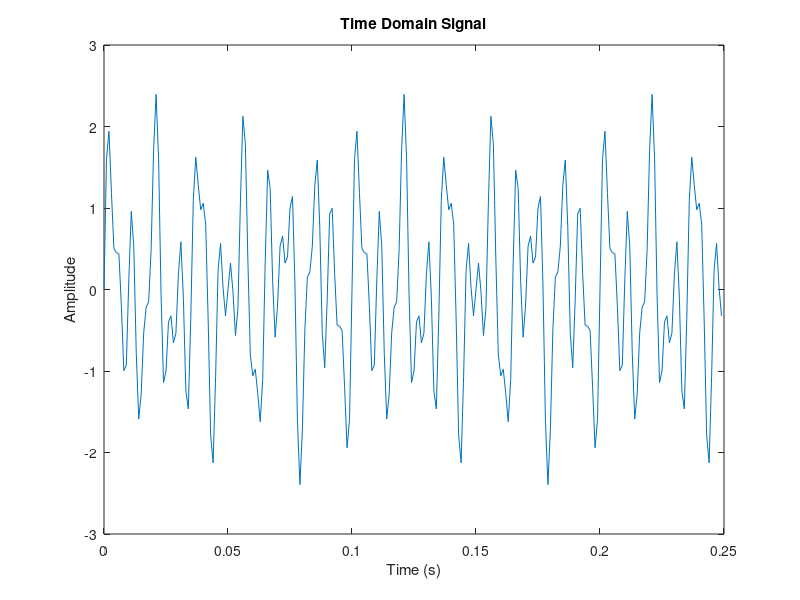
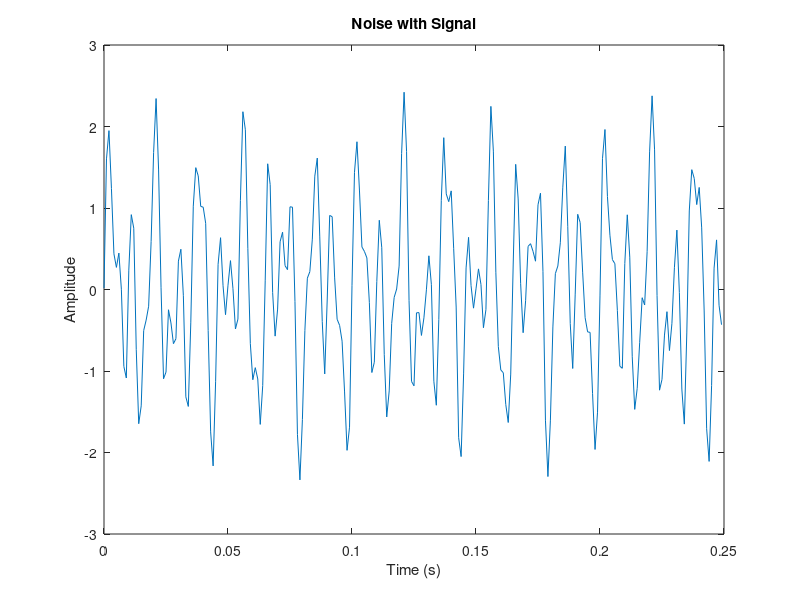
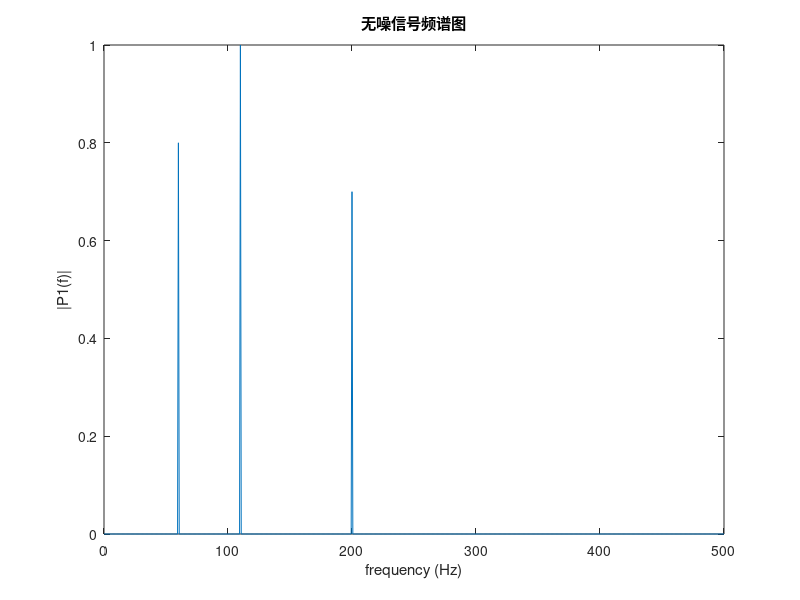
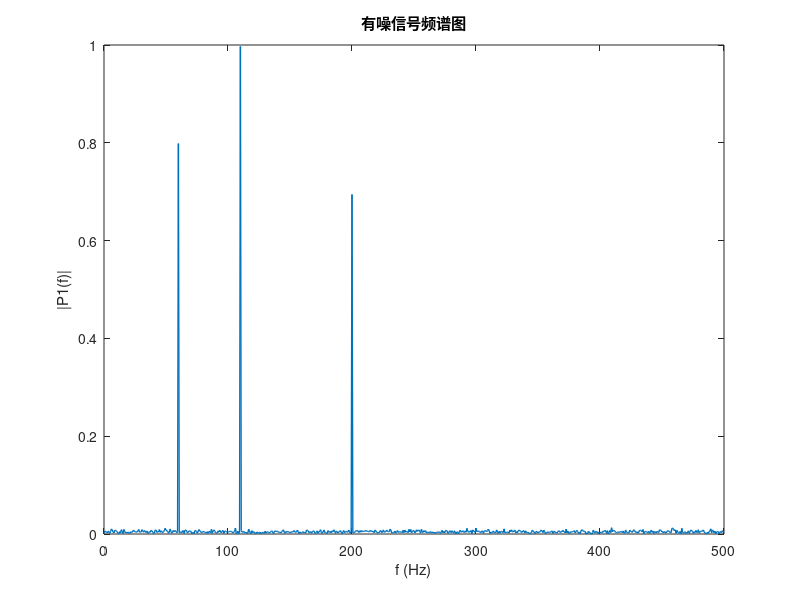

MATLAB code for these plots, in order:
Fs = 1000;%采样频率
T = 1/Fs;%采样周期
N = 1500;%信号长度
t = (0:N-1)*T;%时间轴，从t=0至1.5，步长为0.001，共N个采样点
S=0.8*sin(2*pi*60*t) +sin(2*pi*110*t)+0.7*sin(2*pi*200*t);%构建信号
figure;
plot(t(1:250),S(1:250)) ;% 绘图，横轴t、纵轴S，绘制前250个点 
xlabel('Time (s)')    % 添加横轴标签 
ylabel('Amplitude')    % 添加纵轴标签 
title('Time Domain Signal');   % 添加标题
X = S + 0.1*randn(size(t));% randn(size(t))返回一个和t有同样大小的随机数组
figure;
plot(t(1:250),X(1:250)) ;% 绘图，横轴t、纵轴S，绘制前250个点 
xlabel('Time (s)')    % 添加横轴标签 
ylabel('Amplitude')    % 添加纵轴标签 
title('Noise with Signal');   % 添加标题
Y =fft(S);        %原信号进行FFT变换
P2 =abs(Y/N);
P1 = P2(1:N/2+1);P1(2:end-1) = 2*P1(2:end-1);
f = Fs*(0:(N/2))/N;
figure;
plot(f,P1);
title('无噪信号频谱图');
xlabel('frequency (Hz)');
ylabel('|P1(f)|');
Y=fft(X);          %有噪信号快速傅里叶变换
P2=abs(Y/N);        %重新缩放Y
P1 = P2(1:N/2+1);
P1(2:end-1) = 2*P1(2:end-1);
f = Fs/N*(0:(N/2));
figure;
plot(f,P1,"LineWidth",1) ;
title("有噪信号频谱图");
xlabel("f (Hz)");
ylabel("|P1(f)|");
P1(1:90)=0;
P1(302:end) = 0; 
figure;
plot(f,P1);
title('滤波后的频谱图');
xlabel("f (HZ)");
ylabel("|P1(f)|");
Z=ifft(P1,1500);  %傅里叶逆变换
Z=real(Z);      %取实部
 
figure;
plot(t(1:250),Z(1:250));
title("滤波后时域图");
xlabel('Time (s)') ;   % 添加横轴标签 
ylabel('Amplitude') ;   % 添加纵轴标签 
